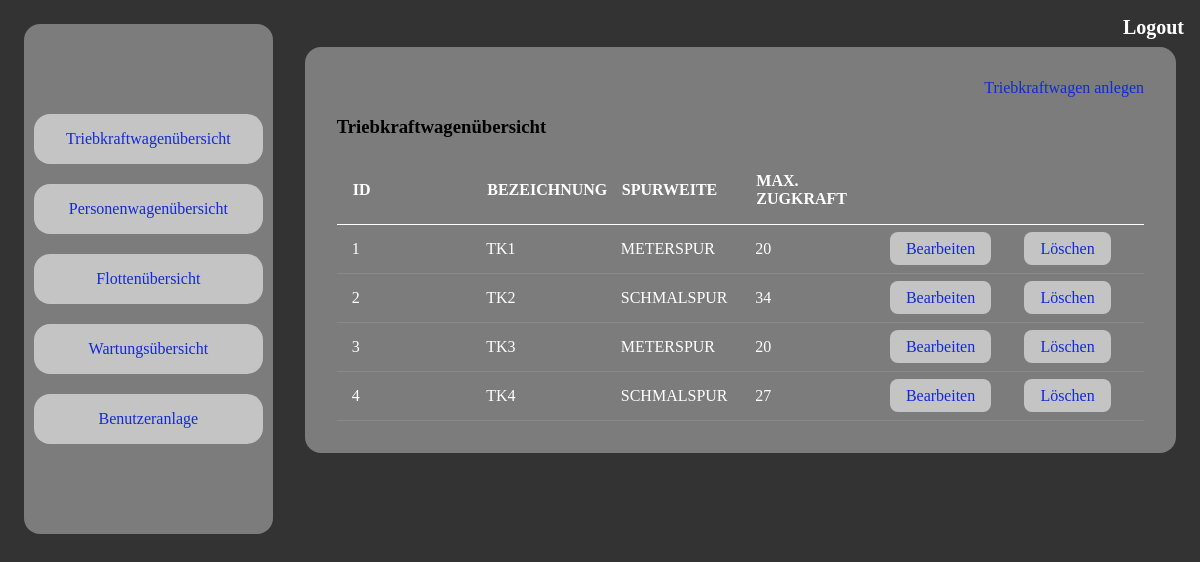
/engine_wagon/overview (signed in), run on the app's committed database.
### app/models.py (models this page shows, shortened)
class EngineWagon(db.Model):
    __tablename__ = 'engine_wagon'
    id = db.Column(db.Integer, primary_key=True)
    name = db.Column(db.String(32), unique=True)
    track_width = db.Column(db.Enum(TrackWidth), server_default="METERSPUR", nullable=False)
    max_traction = db.Column(db.Integer, nullable=False)

### app/routes.py (the view)
@app.route('/engine_wagon/overview', methods=['GET', 'POST'])
@login_required
def engine_wagon_overview():
    data = EngineWagon.query.all()
    return render_template('engine_wagon/engine_wagon_overview.html',
                           success=None,
                           data=data,
                           title='Triebkraftwagenübersicht')

### app/__init__.py (called while the page is built)
@event.listens_for(Engine, "connect")
def set_sqlite_pragma(dbapi_connection, connection_record):
    cursor = dbapi_connection.cursor()
    cursor.execute("PRAGMA foreign_keys=ON")
    cursor.close()

### app/models.py (called while the page is built)
    def is_admin(self):
        if self.role == UserRole.admin:
            return True
        else:
            return False

    @login.user_loader
    def load_user(id):
        return User.query.get(int(id))

    def __html__(self):
        return self.value  # label string

### app/templates/engine_wagon/engine_wagon_overview.html (shortened to what this page needs)
{% extends "base.html" %}
{% block content %}
    <div style="display: flex; justify-content: flex-end; flex-direction: row">
     {% if current_user.is_admin() %}
          <a href="{{ url_for('engine_wagon_create') }}">Triebkraftwagen anlegen</a>
        {% endif %}
    </div>
    <h3>Triebkraftwagenübersicht</h3>
    <form id="railway_wagon" action="{{url_for('engine_wagon_overview')}}" method="post">
        <table>
            <thead style="border-radius: 0.5px">
            <tr class="tableHeader">
                <th>Id</th>
                <th>Bezeichnung</th>
                <th>Spurweite</th>
                <th>Max. Zugkraft</th>
            </tr>
            </thead>
            <tbody>
                {% for engine_wagon in data %}
                    <tr class="tableContent">
                        <td>{{ engine_wagon.id }}</td>
                        <td>{{ engine_wagon.name }}</td>
                        <td>{{ engine_wagon.track_width }}</td>
                        <td>{{ engine_wagon.max_traction }}</td>
                        {% if current_user.is_admin() %}
                          <td><a class="siteLink" href="{{ url_for('engine_wagon_edit', engine_wagon_id=engine_wagon.id) }}">Bearbeiten</a></td>
                        <td><a class="siteLink" href="{{ url_for('engine_wagon_delete', engine_wagon_id=engine_wagon.id) }}">Löschen</a></td>
                        {% endif %}
                    </tr>
                {% endfor %}
            </tbody>
        </table>
        </form>
{% endblock %}

### app/static/stylesheet.css (style rules this page uses)
*, *::before, *::after { box-sizing: border-box; }
a { color: #1029d9; text-align: center; text-weight: bold; text-decoration: none; }
body { background-color: #333333; }
.siteLink { background-color: #c4c4c4; border-radius: 0.5rem; padding: 0.5rem 1rem; cursor: pointer; }
table { width: 100%; table-layout: fixed; border-collapse: collapse; }
.tableHeader { border-bottom: 1px solid #ffff; }
.tableContent { overflow-x: auto; margin-top: 0; }
th { padding: 1rem; text-align: left; color: #ffff; text-transform: uppercase; font-weight: bold; }
td { padding: 15px; text-align: left; vertical-align: middle; color: #ffff; border-bottom: solid 1px rgba(255, 255, 255, 0.1); }

### data on the page
EngineWagon: id "1", name "TK1", track_width "METERSPUR", max_traction "20"
EngineWagon: id "2", name "TK2", track_width "SCHMALSPUR", max_traction "34"
EngineWagon: id "3", name "TK3", track_width "METERSPUR", max_traction "20"
EngineWagon: id "4", name "TK4", track_width "SCHMALSPUR", max_traction "27"
